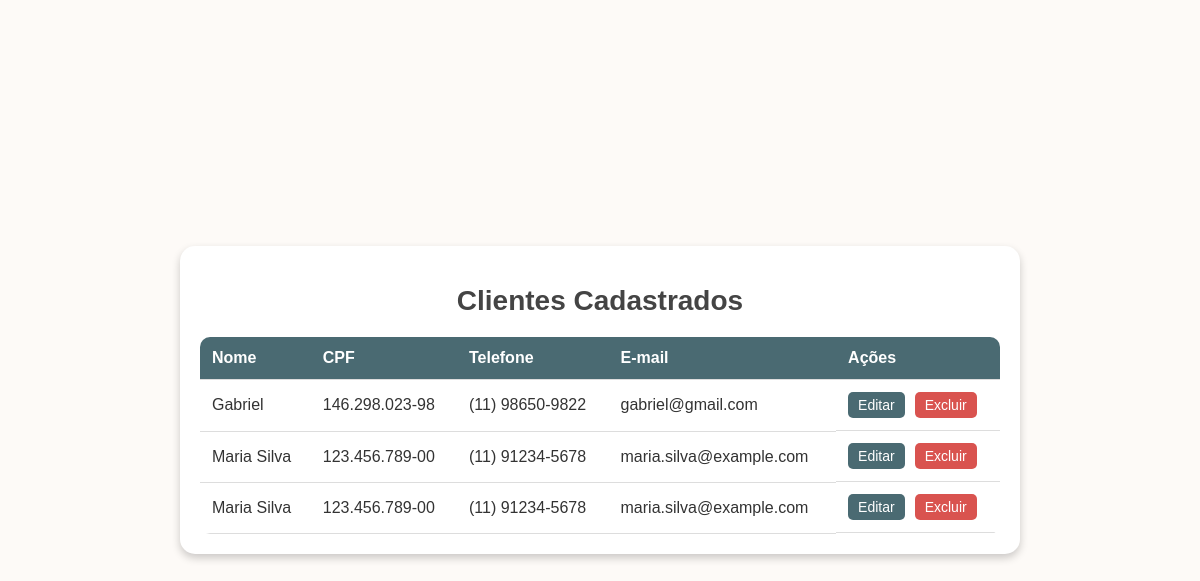
/list_clients, run on the app's committed database.
### app.py (models this page shows)
class Client(db.Model):
    id = db.Column(db.Integer, primary_key=True)
    name = db.Column(db.String(100), nullable=False)
    cpf = db.Column(db.String(14), nullable=False)
    telefone = db.Column(db.String(15), nullable=True)  # Formato (XX) XXXXX-XXXX
    email = db.Column(db.String(100), nullable=True)

### app.py (the view)
@app.route('/list_clients')
def list_clients():
    clients = Client.query.all()
    return render_template('list_clients.html', clients=clients)

### templates/list_clients.html (shortened to what this page needs)
<!DOCTYPE html>
<html lang="en">
<head>
</head>
<body>
    <div class="container">
        <h1>Clientes Cadastrados</h1>
        <table>
            <thead>
                <tr>
                    <th>Nome</th>
                    <th>CPF</th>
                    <th>Telefone</th>
                    <th>E-mail</th>
                    <th>Ações</th>
                </tr>
            </thead>
            <tbody>
                {% for client in clients %}
                    <tr>
                        <td>{{ client.name }}</td>
                        <td>{{ client.cpf }}</td>
                        <td>{{ client.telefone }}</td>
                        <td>{{ client.email }}</td>
                        <td class="action-buttons">
                            <a href="{{ url_for('edit_client', client_id=client.id) }}"><button>Editar</button></a>
                            <form action="{{ url_for('delete_client', client_id=client.id) }}" method="post" onsubmit="return confirm('Tem certeza que deseja excluir este cliente?');">
                                <button type="submit">Excluir</button>
                            </form>
                        </td>
                    </tr>
                {% endfor %}
            </tbody>
        </table>
    </div>
</body>
</html>

### data on the page
Client: name "Gabriel", cpf "146.298.023-98", telefone "(11) 98650-9822", email "gabriel@gmail.com"
Client: name "Maria Silva", cpf "123.456.789-00", telefone "(11) 91234-5678", email "maria.silva@example.com"
Client: name "Maria Silva", cpf "123.456.789-00", telefone "(11) 91234-5678", email "maria.silva@example.com"
